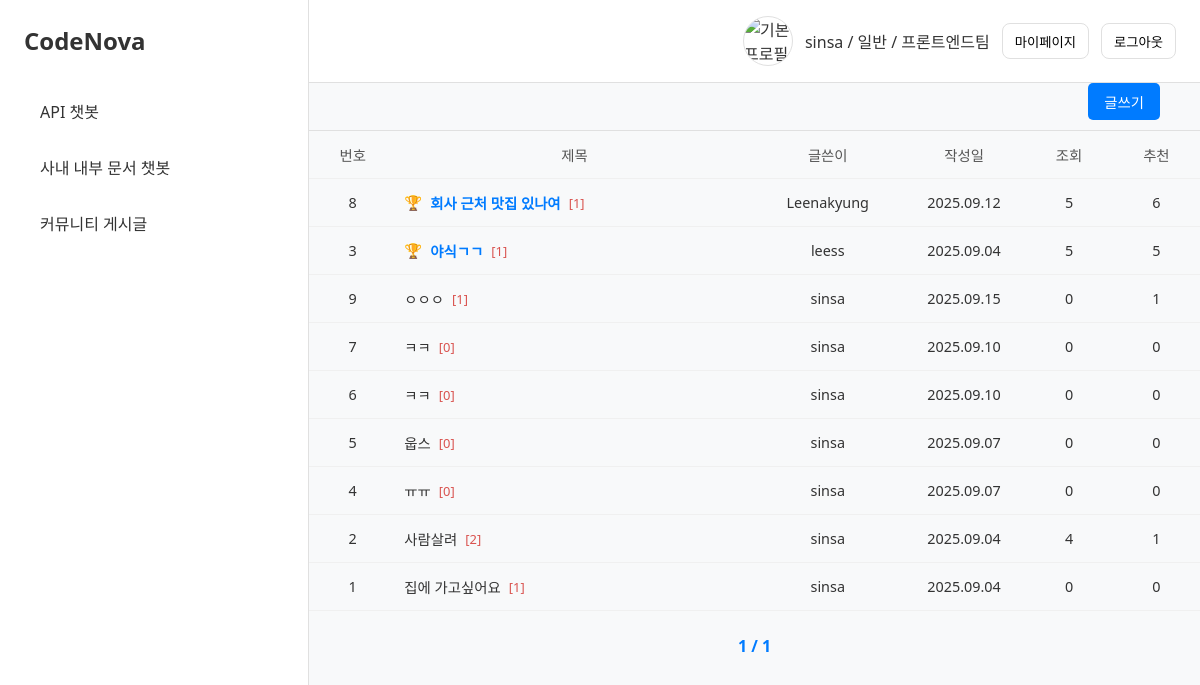
Page /main/community/ (signed in) on the committed database.
### uauth/models.py (models this page shows, shortened)
class User(AbstractBaseUser, PermissionsMixin):
    id = models.CharField(max_length=50, primary_key=True)
    email = models.EmailField(max_length=255)
    name = models.CharField(max_length=100)
    phone = models.CharField(max_length=30)
    gender = models.CharField(max_length=20, choices=Gender.choices)
    birthday = models.DateField()
    rank = models.CharField(max_length=50, choices=Rank.choices)
    department = models.CharField(
        max_length=20,
        choices=Department.choices,
        null=True,
        blank=True,
    )
    status = models.CharField(
        max_length=20,
        choices=Status.choices,
        default=Status.PENDING,
    )
    created_at = models.DateTimeField(auto_now_add=True)
    updated_at = models.DateTimeField(auto_now=True)
    is_active = models.BooleanField(default=True)
    is_staff = models.BooleanField(default=False)
    profile_image = models.URLField(
        max_length=500,
        default="https://skn14-codenova-profile.s3.ap-northeast-2.amazonaws.com/profile_image/default2.png",
    )
    USERNAME_FIELD = "id"
    REQUIRED_FIELDS = ["email", "name", "phone", "gender", "birthday", "rank"]
    objects = UserManager()
    class Meta:
        db_table = "user"

### main/models.py (models this page shows, shortened)
class Post(models.Model):
    title = models.CharField(max_length=200)
    content = models.TextField()
    author = models.ForeignKey(settings.AUTH_USER_MODEL, on_delete=models.CASCADE)
    created_at = models.DateTimeField(auto_now_add=True)
    updated_at = models.DateTimeField(auto_now=True)
    views = models.PositiveIntegerField(default=0)
    likes = models.PositiveIntegerField(default=0)
    likers = models.ManyToManyField(
        settings.AUTH_USER_MODEL, related_name="liked_posts", blank=True
    )

### main/views.py (the view)
# urls.py: path("community/", views.community_board_view, name="community-board"),
def community_board_view(request):
    best_posts = (
        Post.objects.select_related("author")
        .filter(likes__gte=5)
        .order_by("-created_at")[:5]
    )
    best_post_ids = [post.id for post in best_posts]
    regular_posts_list = (
        Post.objects.select_related("author")
        .exclude(id__in=best_post_ids)
        .order_by("-created_at")
    )
    paginator = Paginator(regular_posts_list, 10)
    page_number = request.GET.get("page")
    page_obj = paginator.get_page(page_number)
    context = {
        "best_posts": best_posts,
        "page_obj": page_obj,
    }
    return render(request, "my_app/community_board.html", context)

### main/templates/my_app/community_board.html (shortened to what this page needs)
{% extends 'my_app/base.html' %}
{% load static %}
{% block extra_css %}<link rel="stylesheet" href="{% static 'my_app/css/community/community.css' %}">{% endblock %}
{% block content %}
<div class="community-container">
    <div class="community-header" style="text-align: right; padding-right: 40px; margin-bottom: 10px;">
        <a href="{% url 'main:create-post' %}" class="btn-create-post">글쓰기</a>
    </div>
    <table class="community-table">
        <thead>
            <tr>
                <th class="col-number">번호</th>
                <th class="col-title">제목</th>
                <th class="col-author">글쓴이</th>
                <th class="col-date">작성일</th>
                <th class="col-views">조회</th>
                <th class="col-likes">추천</th>
            </tr>
        </thead>
        <tbody>
            {% for post in best_posts %}
            <tr>
                <td class="col-number">{{ post.id }}</td>
                <td class="col-title">
                    <a href="{% url 'main:post-detail' post_id=post.id %}">
                        <span class="best-post-icon">🏆</span>
                        <span class="best-post title-text">{{ post.title }}</span>
                        <span class="comment-count">[{{ post.comments.count }}]</span>
                    </a>
                </td>
                <td class="col-author">{{ post.author.id }}</td>
                <td class="col-date">{{ post.created_at|date:"Y.m.d" }}</td>
                <td class="col-views">{{ post.views }}</td>
                <td class="col-likes">{{ post.likes }}</td>
            </tr>
            {% endfor %}
            {% for post in page_obj %}
            <tr>
                <td class="col-number">{{ post.id }}</td>
                <td class="col-title">
                    <a href="{% url 'main:post-detail' post_id=post.id %}">
                        <span class="title-text">{{ post.title }}</span>
                        <span class="comment-count">[{{ post.comments.count }}]</span>
                    </a>
                </td>
                <td class="col-author">{{ post.author.id }}</td>
                <td class="col-date">{{ post.created_at|date:"Y.m.d" }}</td>
                <td class="col-views">{{ post.views }}</td>
                <td class="col-likes">{{ post.likes }}</td>
            </tr>
            {% endfor %}
        </tbody>
    </table>
    <div class="pagination">
        <span class="current-page">
            {{ page_obj.number }} / {{ page_obj.paginator.num_pages }}
        </span>
    </div>
</div>
{% endblock %}

### main/templates/my_app/base.html (shortened to what this page needs)
{% load static %}
<!DOCTYPE html>
<html lang="ko">
<head>
    <link rel="stylesheet" href="{% static 'my_app/css/style.css' %}">
    {% block extra_css %}{% endblock %}
</head>
<body>
    <div class="main-layout">
        <aside class="sidebar">
            <div class="sidebar-brand">
                <a href="{% url 'main:home' %}">CodeNova</a>
            </div>
            <nav class="sidebar-nav">
                <ul>
                    <li><a href="{% url 'main:main-chatbot' %}">API 챗봇</a></li>
                    <li><a href="{% url 'main:internal-docs' %}">사내 내부 문서 챗봇</a></li>
                    <li><a href="{% url 'main:community-board' %}">커뮤니티 게시글</a></li>
                </ul>
            </nav>
        </aside>
        <div class="content-wrapper">
            <header class="top-header">
                <div class="header-buttons">
            {% if request.user.is_authenticated %}
                {% if request.user.profile_image %}
                    <img src="{{ request.user.profile_image }}" alt="프로필 이미지" class="avatar" >
                {% else %}
                    <img src="{{ request.user.profile_image }}" alt="기본 프로필" class="avatar" >
                {% endif %}
            {% endif %}
                    <span>
                        {{ request.user.name }} / {{ request.user.get_rank_display }}
                        {% if request.user.department %}
                        / {{ request.user.get_department_display }}
                        {% endif %}
                    </span>
                    <button class="btn-header" onclick="location.href='{% url 'mypage:mypage' %}'">마이페이지</button>
                    <form action="{% url 'uauth:logout' %}" method="post" style="display:inline;">
                    <button type="submit" class="btn-header">로그아웃</button>
                    </form>
                </div>
            </header>
            <main class="main-content">
                {% block content %}{% endblock %}
            </main>
        </div>
    </div>
</body>
</html>

### main/static/my_app/css/style.css (style rules this page uses)
body, html { margin: 0; padding: 0; height: 100%; font-family: system-ui, -apple-system, BlinkMacSystemFont, 'Segoe UI', Roboto, Oxygen, Ubuntu, Cantarell, 'Open Sans', 'Helvetica Neue', sans-serif; background-color: #f8f9fa; color: #333; }
a { text-decoration: none; color: inherit; }
ul { list-style: none; padding: 0; margin: 0; }
button { cursor: pointer; border: 1px solid #ccc; background-color: #fff; padding: 8px 16px; border-radius: 4px; }
.main-layout { display: flex; height: 100vh; }
.sidebar { width: 260px; background-color: #fff; border-right: 1px solid #e0e0e0; display: flex; flex-direction: column; padding: 24px; }
.sidebar-brand { font-size: 24px; font-weight: bold; margin-bottom: 30px; }
.sidebar-nav li a { display: block; padding: 12px 16px; margin-bottom: 8px; border-radius: 6px; }
.content-wrapper { flex: 1; display: flex; flex-direction: column; height: 100vh; overflow: hidden; }
.top-header { display: flex; align-items: center; justify-content: flex-start; padding: 16px 24px; border-bottom: 1px solid #e0e0e0; background-color: #fff; }
.header-buttons { margin-left: auto; display: flex; align-items: center; gap: 12px; }
.main-content { flex: 1; padding: 24px; overflow-y: auto; display: flex; flex-direction: column; }
:root { --header-h: 36px; --avatar-size: 48px; }
.avatar { width: var(--avatar-size); height: var(--avatar-size); object-fit: cover; object-position: center; border-radius: 50%; border: 1px solid #e0e0e0; display: block; flex-shrink: 0; }
.btn-header { display: inline-flex; align-items: center; justify-content: center; height: var(--header-h); padding: 0 12px; border: 1px solid #e0e0e0; border-radius: 8px; background: #fff; }
.top-header form { margin: 0; }
.main-content { padding: 0; }

### main/static/my_app/css/community/community.css (style rules this page uses)
.community-table { width: 100%; table-layout: fixed; border-collapse: collapse; font-size: 0.9rem; color: #333; }
.community-table th, .community-table td { padding: 13px 8px; border-bottom: 1px solid #f0f0f0; text-align: center; vertical-align: middle; }
.community-table th { background-color: #f8f9fa; font-weight: 500; color: #555; border-top: 1px solid #e0e0e0; }
.col-number { width: 8%; }
.col-title { width: auto; text-align: left; }
.col-author { width: 15%; }
.col-date { width: 12%; }
.col-views { width: 8%; }
.col-likes { width: 8%; }
.col-title a { text-decoration: none; color: inherit; display: inline-flex; align-items: center; width: 100%; white-space: nowrap; overflow: hidden; text-overflow: ellipsis; }
.title-text { white-space: nowrap; overflow: hidden; text-overflow: ellipsis; }
.comment-count { color: #d9534f; margin-left: 8px; font-weight: normal; font-size: 0.9em; flex-shrink: 0; }
.best-post { font-weight: bold; color: #007bff; }
.best-post-icon { margin-right: 8px; }
.community-header { display: flex; justify-content: flex-end; margin-bottom: 16px; }
.btn-create-post { background-color: #007bff; color: white; padding: 8px 16px; border-radius: 5px; text-decoration: none; font-size: 0.9rem; border: none; }
.pagination { display: flex; justify-content: center; align-items: center; margin-top: 24px; gap: 8px; }
.pagination .current-page { font-weight: bold; color: #007bff; }

### rows in the picture
User: user.name "sinsa", user.rank "일반", user.department "프론트엔드팀"
Post: id "8", title "회사 근처 맛집 있나여", comments.count "1", author.id "Leenakyung", created_at "2025.09.12", views "5", likes "6"
Post: id "3", title "야식ㄱㄱ", comments.count "1", author.id "leess", created_at "2025.09.04", views "5", likes "5"
Post: id "9", title "ㅇㅇㅇ", comments.count "1", author.id "sinsa", created_at "2025.09.15", views "0", likes "1"
Post: id "7", title "ㅋㅋ", comments.count "0", author.id "sinsa", created_at "2025.09.10", views "0", likes "0"
Post: id "6", title "ㅋㅋ", comments.count "0", author.id "sinsa", created_at "2025.09.10", views "0", likes "0"
Post: id "5", title "웁스", comments.count "0", author.id "sinsa", created_at "2025.09.07", views "0", likes "0"
Post: id "4", title "ㅠㅠ", comments.count "0", author.id "sinsa", created_at "2025.09.07", views "0", likes "0"
Post: id "2", title "사람살려", comments.count "2", author.id "sinsa", created_at "2025.09.04", views "4", likes "1"
Post: id "1", title "집에 가고싶어요", comments.count "1", author.id "sinsa", created_at "2025.09.04", views "0", likes "0"

### other values in the picture
{{ page_obj.number }} "1"
{{ page_obj.paginator.num_pages }} "1"
